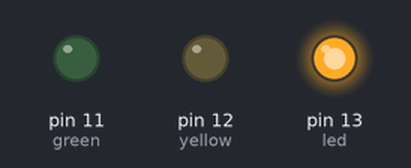
A sketch run on a simulated Arduino Uno, built with avr-gcc and run on an emulated ATmega328P. On the bench: output pins drawn as LEDs (lit = HIGH).

Above: at 0.5 s.
At 1.5 s:
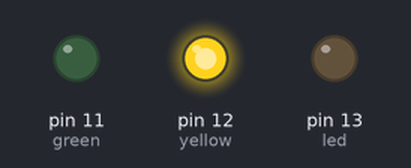
At 5.5 s:
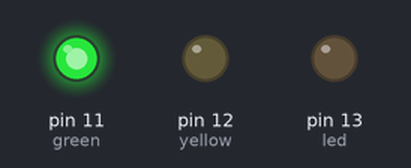
Timing chart, 0 to 6.9 s (numbered marks = the images above):
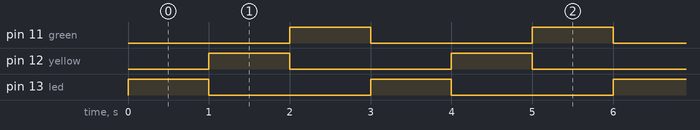

Measured:
- by itself, pin 11 (green), pin 12 (yellow), pin 13 (led): alternates HIGH for 1.0 s and LOW for 2.0 s
- by itself, everything shown: repeats every 3.0 s, in 3 steps

The sketch:

led.ino
```cpp
// hello!
#define led 13
#define yellow 12
#define green 11
void setup() {

pinMode(led, OUTPUT);
pinMode(yellow, OUTPUT);
pinMode(green, OUTPUT);
}

void loop() {
digitalWrite(led, 1);
digitalWrite(yellow, 0);// HIGH, 1 , true
digitalWrite(green, 0);
delay(1000);
digitalWrite(led, 0);
digitalWrite(yellow, 1);
digitalWrite(green, 0);
delay(1000);
digitalWrite(led, 0);
digitalWrite(yellow, 0);
digitalWrite(green, 1);
delay(1000);
}
```
